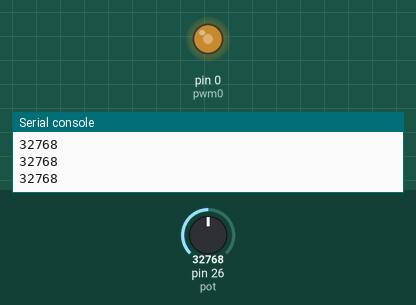
This program was run on a simulated MicroPython board. Shown: output pins drawn as LEDs (lit = HIGH), the last lines printed to the serial console. The inputs (shaded band) are chosen by the test bench; at power-on: pin 26 (pot) = 32768 (analog values on the 0–65535 scale).

Above: at 1.2 s.
1.3 s: pin 26 (pot) set to 45874
At 2.4 s:
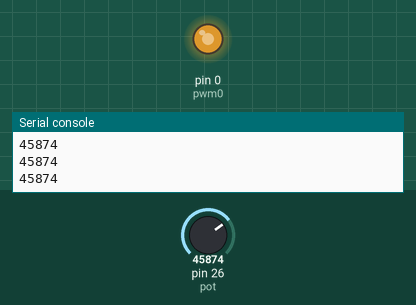
2.8 s: pin 26 (pot) set to 57670
At 3.3 s:
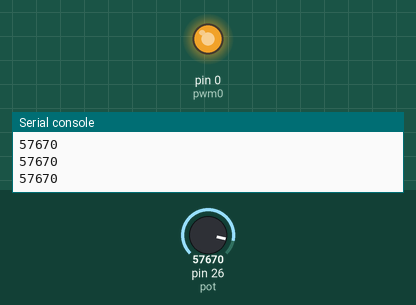
4.3 s: pin 26 (pot) set to 7864
At 5.0 s:
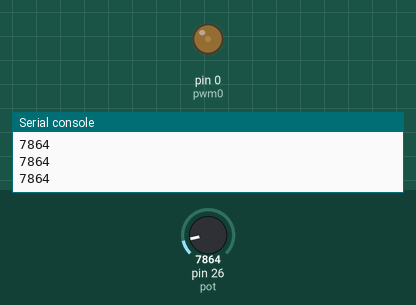
5.8 s: pin 26 (pot) set to 0
At 7.0 s:
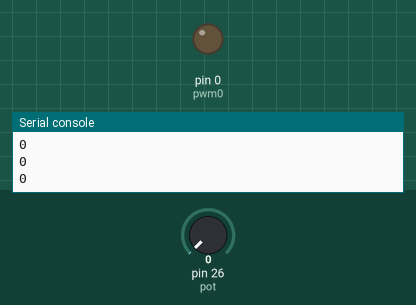
Timing chart, 0 to 8.3 s (numbered marks = the images above; inputs shaded):
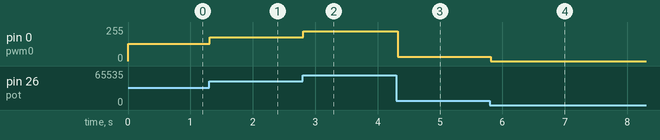

Measured:
- after the input at 1.3 s, pin 0 (pwm0): 128/255 → 178/255 at once
- after the input at 2.8 s, pin 0 (pwm0): 178/255 → 224/255 at once
- after the input at 4.3 s, pin 0 (pwm0): 224/255 → 31/255 at once
- after the input at 5.8 s, pin 0 (pwm0): 31/255 → 0/255 at once

The program:

adc_pot_pwm_control.py
```python
from machine import Pin, PWM, ADC
import time

pwm0 = PWM(Pin(0), freq=100, duty_u16=0) # pwm0 inicia al 50 %
pot = ADC(0)

while True:
    valor = pot.read_u16()
    pwm0.duty_u16(valor)
    print(valor)
    time.sleep_ms(20)
```
